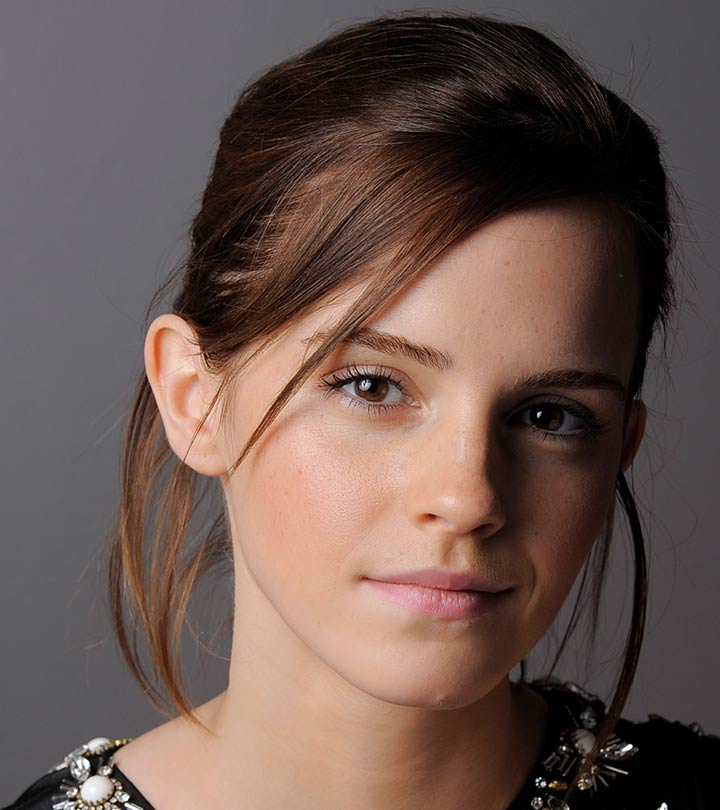
#> input picture Image processing assignment/a1images/emma.jpg, 720 x 810 px, found by its file name
$ jupyter execute 210503H_a01.ipynb
#> lines starting #> are read from the running program, lines starting #| are printed output that depends on the picture; after the words box and inside, x2 and y2 are one past the last pixel; in counts of white or black regions, pixels touching at a corner belong together
# EN3160 Assignment 1

### I.P.D.D.Rajapaksha
### 210503H
### github repository link: https://github.com/DinethraDivanjana2001/EN3166-Image-processing-and-machine-vision/tree/main

[cell 1]
import cv2 as cv
import numpy as np
import matplotlib.pyplot as plt

c = np.array([(50, 50), (50, 100), (150, 255), (150, 150)])

t1 = np.linspace(0, c[0, 1], c[0, 0] + 1).astype('uint8')
t2 = np.linspace(c[0, 1], c[1, 1], c[1, 0] - c[0, 0]).astype('uint8')
t3 = np.linspace(c[1, 1], c[2, 1], c[2, 0] - c[1, 0]).astype('uint8')
t4 = np.linspace(c[2, 1], c[3, 1], c[3, 0] - c[2, 0]).astype('uint8')
t5 = np.linspace(c[3, 1], 255, 255 - c[3, 0]).astype('uint8')
transform = np.concatenate((t1, t2, t3, t4, t5))
f = cv.imread('a1images\emma.jpg', cv.IMREAD_GRAYSCALE)
#> f: shape (810, 720); min 0, max 255, mean 92.3
g = transform[f]
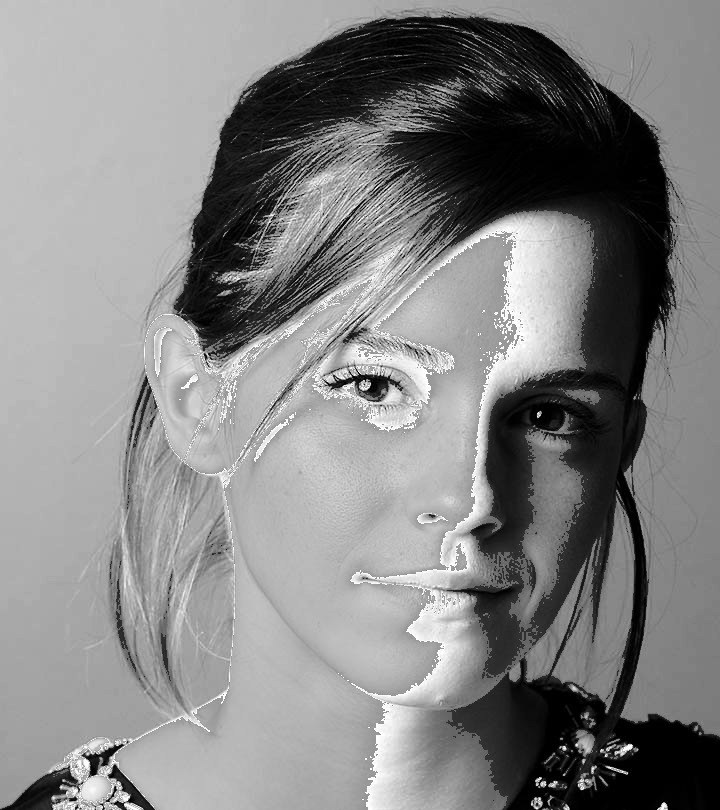
#> g: shape (810, 720); min 0, max 255, mean 132.4
fig, ax = plt.subplots(1, 3, figsize=(12, 4))

ax[0].imshow(f, cmap='gray', vmin=0, vmax=255)
ax[0].set_title('Original Image')
ax[0].axis('off')

ax[1].imshow(g, cmap='gray', vmin=0, vmax=255)
ax[1].set_title('Transformed Image')
ax[1].axis('off')

ax[2].plot(transform)
ax[2].set_ylim([0, 255])
ax[2].set_xlim([0, 255])
ax[2].set_title('Transformation Function')
ax[2].grid(True)

plt.tight_layout()
plt.show()
#> figure, not shown here; panel 3: curve peaks at x = 150, y = 255

[cell 2]
import cv2 as cv
import numpy as np
import matplotlib.pyplot as plt

image_path = r'D:\EN3166-Image-processing-and-machine-vision\EN3166-Image-processing-and-machine-vision\Image processing assignment\a1images\brain_proton_density_slice.png'
image = cv.imread(image_path, cv.IMREAD_GRAYSCALE)
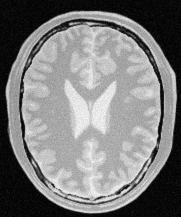
#> input picture Image processing assignment/a1images/brain_proton_density_slice.png, 181 x 217 px, found by its file name
#> image is the input picture: shape (217, 181); min 0, max 251, mean 123.7

if image is None:
    print(f"Error: Could not load image from path '{image_path}'. Please check the file path.")
else:
    white_matter_coords = [(120, 105)]
    gray_matter_coords = [(145, 95)]

    range_percent = 7
    def calculate_intensity_range(intensity):
        lower_bound = int(intensity - (intensity * range_percent / 100))
        upper_bound = int(intensity + (intensity * range_percent / 100))
        return lower_bound, upper_bound
    white_matter_intensity = image[white_matter_coords[0][1], white_matter_coords[0][0]]
#> white_matter_intensity = 166
    gray_matter_intensity = image[gray_matter_coords[0][1], gray_matter_coords[0][0]]
#> gray_matter_intensity = 215
    white_range = calculate_intensity_range(white_matter_intensity)
#> in calculate_intensity_range, `lower_bound = int(intensity - (intensity * range_percent / 100))`: lower_bound = 154
#> in calculate_intensity_range, `upper_bound = int(intensity + (intensity * range_percent / 100))`: upper_bound = 177
#> white_range = (154, 177)
    gray_range = calculate_intensity_range(gray_matter_intensity)
#> gray_range = (199, 230)

    print(f'White Matter Intensity: {white_matter_intensity}, Range: {white_range}')
#| White Matter Intensity: 166, Range: (154, 177)
    print(f'Gray Matter Intensity: {gray_matter_intensity}, Range: {gray_range}')
#| Gray Matter Intensity: 215, Range: (199, 230)

    white_mask = (image >= white_range[0]) & (image <= white_range[1])
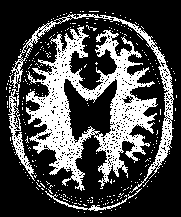
#> white_mask: shape (217, 181) bool; 28.6% white; 296 white regions (291 under 20 px), largest, box (x1, y1, x2, y2) and area: (26, 26, 158, 191) 8135, (8, 14, 174, 193) 2300, (45, 191, 127, 211) 210, (128, 188, 142, 199) 25, (25, 48, 32, 58) 21
    gray_mask = (image >= gray_range[0]) & (image <= gray_range[1])
#> gray_mask: shape (217, 181) bool; 12.8% white in thin lines or dots, all inside (x1, y1, x2, y2) = (7, 12, 176, 213)

    segmented_white = np.zeros_like(image)
    segmented_white[white_mask] = 255
    segmented_gray = np.zeros_like(image)
    segmented_gray[gray_mask] = 255

    cv.circle(image, white_matter_coords[0], 5, (255, 0, 0), -1)
#> image: shape (217, 181); 0.21% of pixels changed, all inside (x1, y1, x2, y2) = (115, 100, 126, 111)
    cv.circle(image, gray_matter_coords[0], 5, (0, 0, 255), -1)
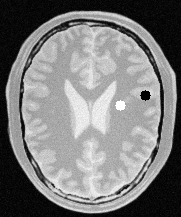
#> image: shape (217, 181); min 0, max 255, mean 123.5
    t_white = np.zeros(256, dtype=np.uint8)
    t_gray = np.zeros(256, dtype=np.uint8)

    for i in range(256):
        if i <= white_range[0]:
            t_white[i] = i
        elif i <= white_range[1]:
            t_white[i] = 255
        else:
            t_white[i] = i
#> after the loop, t_white = 256 values, max 255 at index 155, min 0 at index 0, mean 135.5
    for i in range(256):
        if i <= gray_range[0]:
            t_gray[i] = i
        elif i <= gray_range[1]:
            t_gray[i] = 255
        else:
            t_gray[i] = i
#> after the loop, t_gray = 256 values, max 255 at index 200, min 0 at index 0, mean 132.3
    plt.figure(figsize=(15, 10))

    plt.subplot(2, 3, 1)
    plt.imshow(image, cmap='gray', vmin=0, vmax=255)
    plt.title('Original Image with Marked Pixels')
    plt.axis('off')

    plt.subplot(2, 3, 2)
    plt.imshow(segmented_white, cmap='gray', vmin=0, vmax=255)
    plt.title('Segmented White Matter')
    plt.axis('off')

    plt.subplot(2, 3, 3)
    plt.imshow(segmented_gray, cmap='gray', vmin=0, vmax=255)
    plt.title('Segmented Gray Matter')
    plt.axis('off')

    plt.subplot(2, 3, 4)
    plt.plot(t_white, label='White Matter Transformation', color='blue')
    plt.title('White Matter Intensity Transformation')
    plt.xlabel('Input Intensity')
    plt.ylabel('Output Intensity')
    plt.xlim(0, 255)
    plt.ylim(0, 255)
    plt.grid()
    plt.legend()

    plt.subplot(2, 3, 5)
    plt.plot(t_gray, label='Gray Matter Transformation', color='green')
    plt.title('Gray Matter Intensity Transformation')
    plt.xlabel('Input Intensity')
    plt.ylabel('Output Intensity')
    plt.xlim(0, 255)
    plt.ylim(0, 255)
    plt.grid()
    plt.legend()

    plt.tight_layout()
    plt.show()
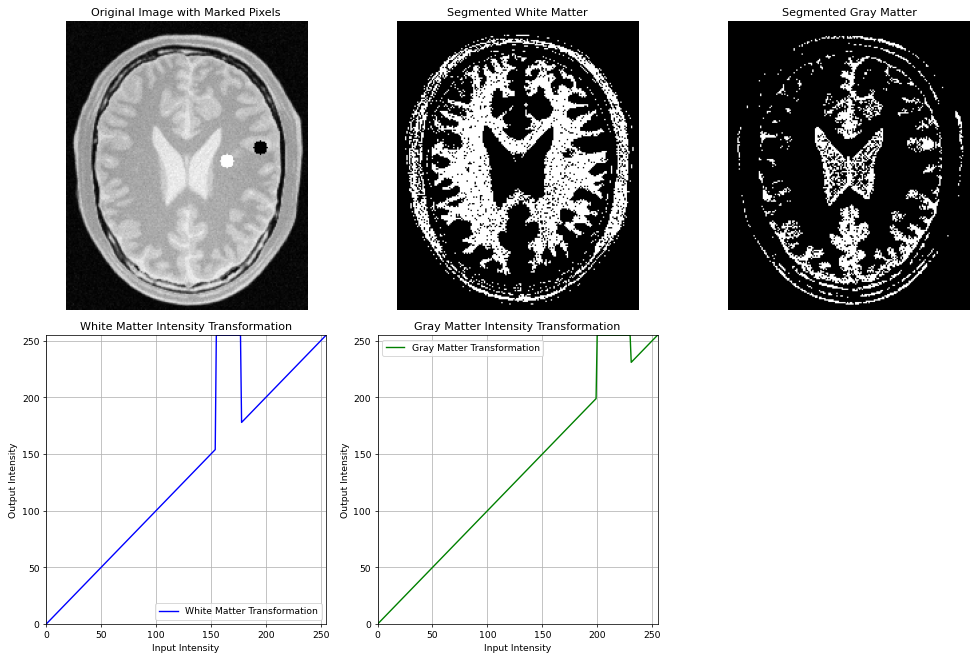
#> figure drawn by matplotlib, 5 panels; panel 4: curve peaks at x = 155, y = 255; panel 5: curve peaks at x = 200, y = 255

[cell 3]
import cv2 as cv
import numpy as np
import matplotlib.pyplot as plt

image_path = r'D:\EN3166-Image-processing-and-machine-vision\EN3166-Image-processing-and-machine-vision\Image processing assignment\a1images\brain_proton_density_slice.png'
image = cv.imread(image_path, cv.IMREAD_GRAYSCALE)

if image is None:
    print(f"Error: Could not load image from path '{image_path}'. Please check the file path.")
else:
    white_matter_coords = [(120, 105)]
    gray_matter_coords = [(145, 95)]
    exclude_gray_coords = [(85, 110)]

    range_percent = 7

    def calculate_intensity_range(intensity):
        lower_bound = int(intensity - (intensity * range_percent / 100))
        upper_bound = int(intensity + (intensity * range_percent / 100))
        return lower_bound, upper_bound

    white_matter_intensity = image[white_matter_coords[0][1], white_matter_coords[0][0]]
    gray_matter_intensity = image[gray_matter_coords[0][1], gray_matter_coords[0][0]]
    exclude_gray_intensity = image[exclude_gray_coords[0][1], exclude_gray_coords[0][0]]
#> exclude_gray_intensity = 231

    white_range = calculate_intensity_range(white_matter_intensity)
#> in calculate_intensity_range, `lower_bound = int(intensity - (intensity * range_percent / 100))`: lower_bound = 154
#> in calculate_intensity_range, `upper_bound = int(intensity + (intensity * range_percent / 100))`: upper_bound = 177
    gray_range = calculate_intensity_range(gray_matter_intensity)
    exclude_gray_range = calculate_intensity_range(exclude_gray_intensity)
#> exclude_gray_range = (214, 247)

    print(f'White Matter Intensity: {white_matter_intensity}, Range: {white_range}')
#| White Matter Intensity: 166, Range: (154, 177)
    print(f'Gray Matter Intensity: {gray_matter_intensity}, Range: {gray_range}')
#| Gray Matter Intensity: 215, Range: (199, 230)
    print(f'Exclude Intensity: {exclude_gray_intensity}, Range: {exclude_gray_range}')
#| Exclude Intensity: 231, Range: (214, 247)

    white_mask = (image >= white_range[0]) & (image <= white_range[1])
    gray_mask = (image >= gray_range[0]) & (image <= gray_range[1])
    exclude_mask = (image >= exclude_gray_range[0]) & (image <= exclude_gray_range[1])
#> exclude_mask: shape (217, 181) bool; 6.1% white; 163 white regions (153 under 20 px), largest, box (x1, y1, x2, y2) and area: (65, 80, 116, 138) 1193, (47, 171, 130, 198) 370, (78, 142, 103, 171) 166

    segmented_white = np.zeros_like(image)
    segmented_white[white_mask] = 255
    segmented_gray = np.zeros_like(image)
    segmented_gray[gray_mask] = 255
    segmented_gray[exclude_mask] = 0

    cv.circle(image, white_matter_coords[0], 5, (255, 0, 0), -1)
    cv.circle(image, gray_matter_coords[0], 5, (0, 0, 255), -1)
    cv.circle(image, exclude_gray_coords[0], 5, (0, 255, 0), -1)
#> image: shape (217, 181); 0.21% of pixels changed, all inside (x1, y1, x2, y2) = (80, 105, 91, 116)

    t_white = np.zeros(256, dtype=np.uint8)
    t_gray = np.zeros(256, dtype=np.uint8)

    for i in range(256):
        if i <= white_range[0]:
            t_white[i] = i
        elif i <= white_range[1]:
            t_white[i] = 255
        else:
            t_white[i] = i
    for i in range(256):
        if i <= gray_range[0]:
            t_gray[i] = i
        elif i <= gray_range[1]:
            t_gray[i] = 255
        else:
            t_gray[i] = i

    plt.figure(figsize=(15, 10))

    plt.subplot(2, 3, 1)
    plt.imshow(image, cmap='gray', vmin=0, vmax=255)
    plt.title('Original Image with Marked Pixels')
    plt.axis('off')

    plt.subplot(2, 3, 2)
    plt.imshow(segmented_white, cmap='gray', vmin=0, vmax=255)
    plt.title('Segmented White Matter')
    plt.axis('off')

    plt.subplot(2, 3, 3)
    plt.imshow(segmented_gray, cmap='gray', vmin=0, vmax=255)
    plt.title('Segmented Gray Matter (Excluding Range)')
    plt.axis('off')

    plt.subplot(2, 3, 4)
    plt.plot(t_white, label='White Matter Transformation', color='blue')
    plt.title('White Matter Intensity Transformation')
    plt.xlabel('Input Intensity')
    plt.ylabel('Output Intensity')
    plt.xlim(0, 255)
    plt.ylim(0, 255)
    plt.grid()
    plt.legend()

    plt.subplot(2, 3, 5)
    plt.plot(t_gray, label='Gray Matter Transformation', color='green')
    plt.title('Gray Matter Intensity Transformation')
    plt.xlabel('Input Intensity')
    plt.ylabel('Output Intensity')
    plt.xlim(0, 255)
    plt.ylim(0, 255)
    plt.grid()
    plt.legend()

    plt.tight_layout()
    plt.show()
#> figure, not shown here; panel 4: curve peaks at x = 155, y = 255; panel 5: curve peaks at x = 200, y = 255

[cell 4]
import cv2 as cv
import numpy as np
import matplotlib.pyplot as plt


image_path = r'a1images\highlights_and_shadows.jpg'
image = cv.imread(image_path)
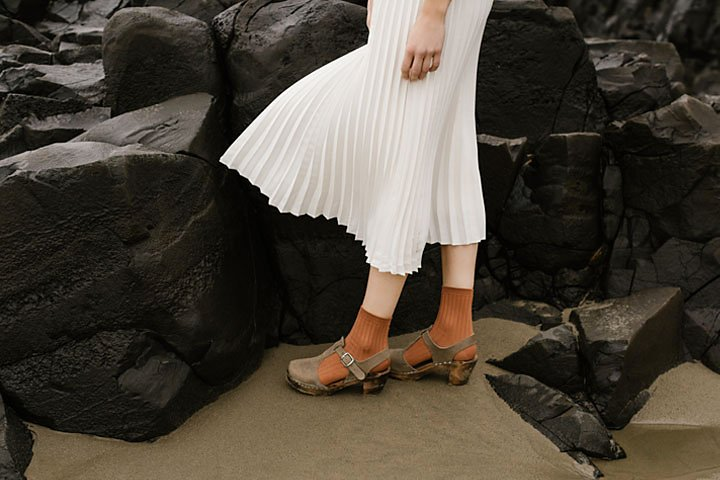
#> input picture Image processing assignment/a1images/highlights_and_shadows.jpg, 720 x 480 px, found by its file name
#> image is the input picture: shape (480, 720, 3); mean B, G, R 58.1, 68.6, 75.7


lab_img = cv.cvtColor(image, cv.COLOR_BGR2Lab)
#> lab_img: shape (480, 720, 3); mean of channels 0, 1, 2 71.3, 129.1, 135
L, A, B = cv.split(lab_img)
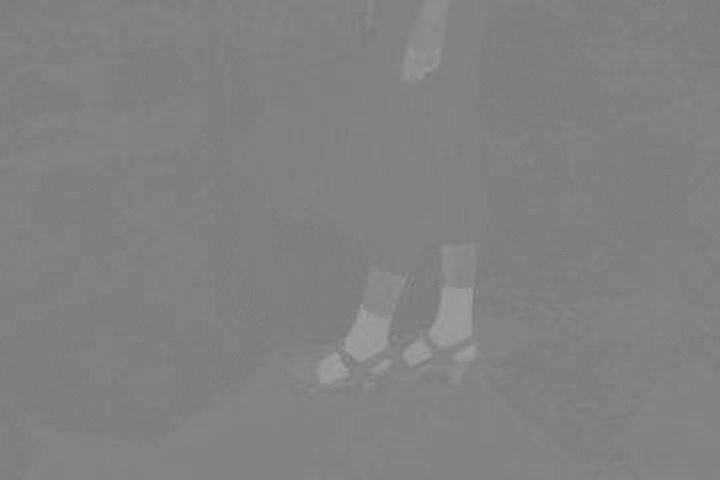
#> A: shape (480, 720); min 119, max 160, mean 129.1
L = L / 255.0


gamma_low = 0.5
L_gamma_corrected_low = np.power(L, gamma_low)
L_gamma_corrected_low = np.uint8(L_gamma_corrected_low * 255)
lab_gamma_corrected_low = cv.merge((L_gamma_corrected_low, A, B))
#> lab_gamma_corrected_low: shape (480, 720, 3); mean of channels 0, 1, 2 117.3, 129.1, 135
gamma_corrected_img_low = cv.cvtColor(lab_gamma_corrected_low, cv.COLOR_Lab2BGR)


gamma_high = 2.2
L_gamma_corrected_high = np.power(L, gamma_high)
L_gamma_corrected_high = np.uint8(L_gamma_corrected_high * 255)
lab_gamma_corrected_high = cv.merge((L_gamma_corrected_high, A, B))
#> lab_gamma_corrected_high: shape (480, 720, 3); mean of channels 0, 1, 2 35.3, 129.1, 135
gamma_corrected_img_high = cv.cvtColor(lab_gamma_corrected_high, cv.COLOR_Lab2BGR)


fig, axs = plt.subplots(nrows=1, ncols=3, figsize=(15, 5))


axs[1].set_title("Original Image")
axs[1].imshow(cv.cvtColor(image, cv.COLOR_BGR2RGB))
axs[1].axis('off')

axs[0].set_title("Gamma Corrected (γ = 0.5)")
axs[0].imshow(cv.cvtColor(gamma_corrected_img_low, cv.COLOR_BGR2RGB))
axs[0].axis('off')

axs[2].set_title("Gamma Corrected (γ = 2.2)")
axs[2].imshow(cv.cvtColor(gamma_corrected_img_high, cv.COLOR_BGR2RGB))
axs[2].axis('off')


plt.tight_layout()
plt.show()

[cell 5]
def plot_histograms(original_image, corrected_image_low, corrected_image_high):

    b_orig, g_orig, r_orig = cv.split(original_image)
    b_low, g_low, r_low = cv.split(corrected_image_low)
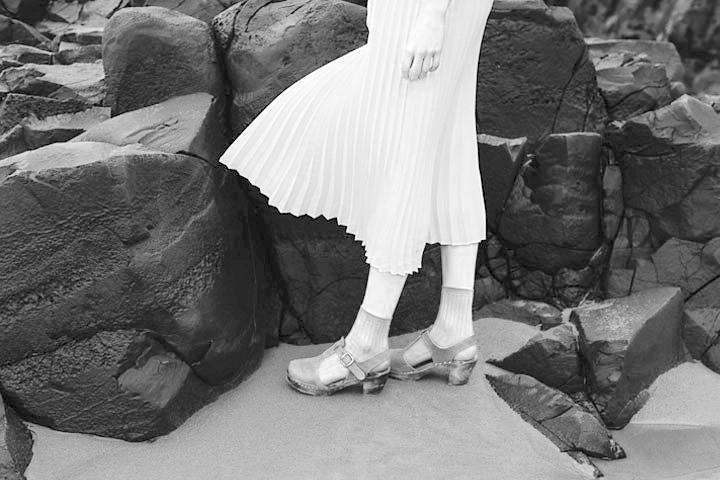
#> r_low: shape (480, 720); min 0, max 255, mean 118.8
    b_high, g_high, r_high = cv.split(corrected_image_high)
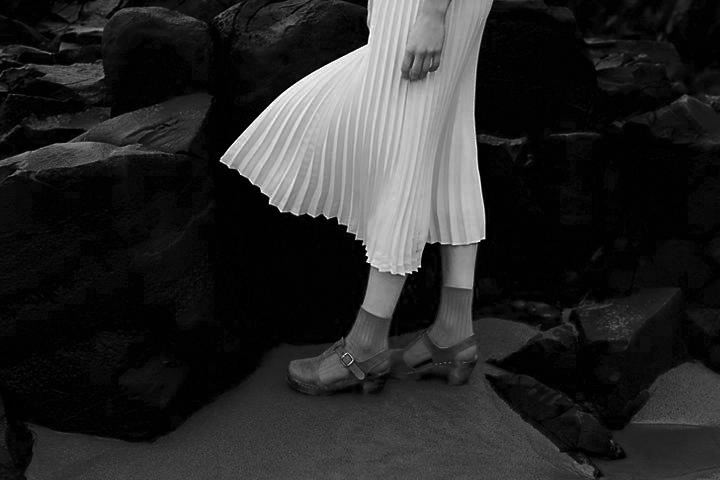
#> r_high: shape (480, 720); min 0, max 255, mean 40.5

    fig, axs = plt.subplots(nrows=3, ncols=1, figsize=(15, 15))

    axs[0].set_title("Original Image - RGB Channels")
    axs[0].hist(b_orig.ravel(), bins=256, range=[0, 256], color='b', alpha=0.4, label='Blue Channel')
    axs[0].hist(g_orig.ravel(), bins=256, range=[0, 256], color='g', alpha=0.4, label='Green Channel')
    axs[0].hist(r_orig.ravel(), bins=256, range=[0, 256], color='r', alpha=0.4, label='Red Channel')
    axs[0].set_xlim([0, 256])
    axs[0].legend()


    axs[1].set_title("Gamma Corrected (γ = 0.5) - RGB Channels")
    axs[1].hist(b_low.ravel(), bins=256, range=[0, 256], color='b', alpha=0.4, label='Blue Channel')
    axs[1].hist(g_low.ravel(), bins=256, range=[0, 256], color='g', alpha=0.4, label='Green Channel')
    axs[1].hist(r_low.ravel(), bins=256, range=[0, 256], color='r', alpha=0.4, label='Red Channel')
    axs[1].set_xlim([0, 256])
    axs[1].legend()


    axs[2].set_title("Gamma Corrected (γ = 2.2) - RGB Channels")
    axs[2].hist(b_high.ravel(), bins=256, range=[0, 256], color='b', alpha=0.4, label='Blue Channel')
    axs[2].hist(g_high.ravel(), bins=256, range=[0, 256], color='g', alpha=0.4, label='Green Channel')
    axs[2].hist(r_high.ravel(), bins=256, range=[0, 256], color='r', alpha=0.4, label='Red Channel')
    axs[2].set_xlim([0, 256])
    axs[2].legend()

    plt.tight_layout()
    plt.show()
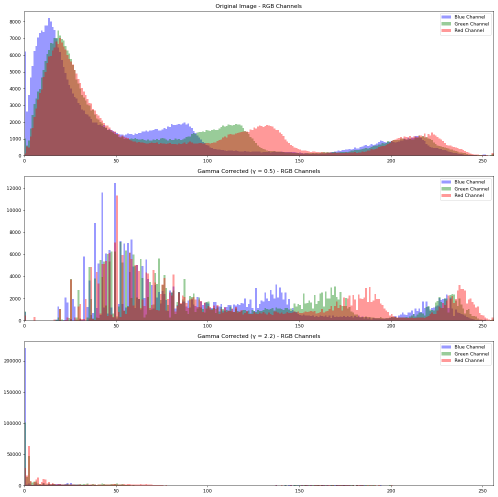
#> figure drawn by matplotlib, 3 panels; panel 1: tallest bar 8229 high, from x = 13 to 14; panel 1: tallest bar 7486 high, from x = 18 to 19; panel 1: tallest bar 7023 high, from x = 19 to 20; panel 2: tallest bar 12486 high, from x = 49 to 50
plot_histograms(image, gamma_corrected_img_low, gamma_corrected_img_high)
